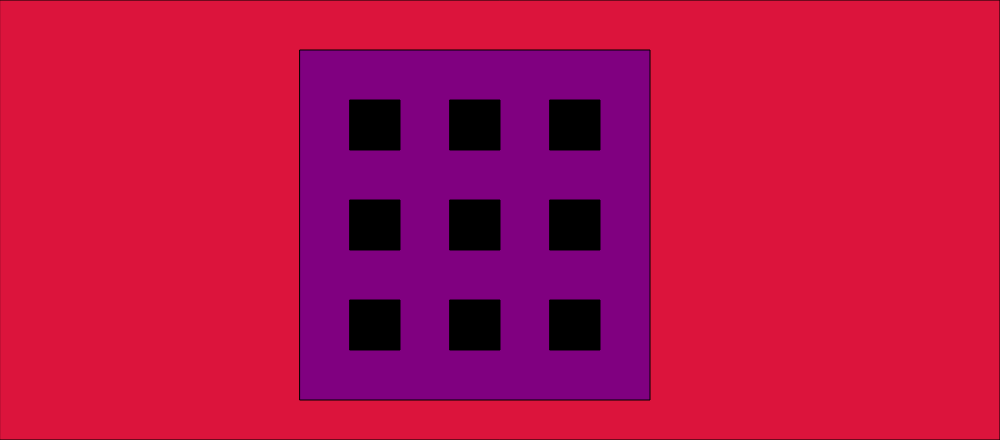
Frame 1 (no input)
Frame 60 (no input): identical to frame 1, image omitted
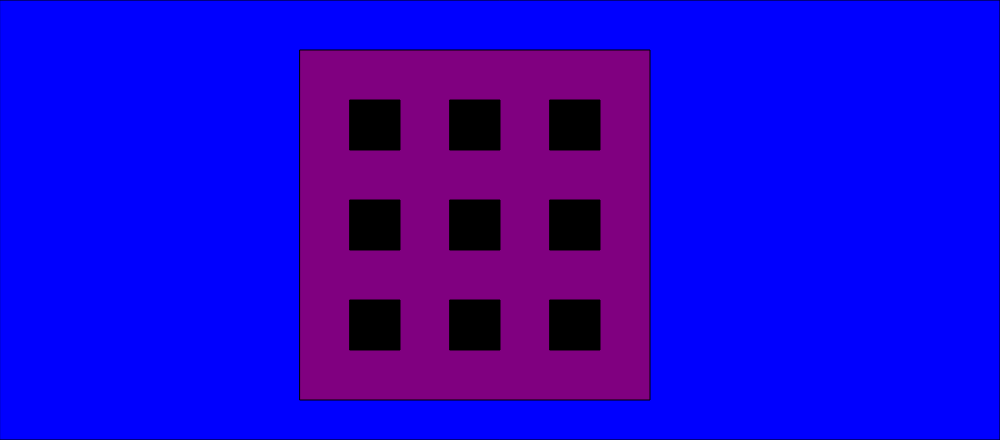
Frame 120 (the mouse pressed at the canvas centre since frame 60)

The p5.js sketch that drew these frames (run headless with seeded random() and noise() and a simulated clock; from frame 60 on, the mouse is pressed at the canvas centre):

// p5.js sketch
// ── sketch.js
// TIC TAC TOE

let playerTurn = 1;
let blueClick = false;
let redClick = false;

let cleurArray = ["black", "blue", "red"]; // FIRST ARRAY ATTEMPT
// PROMLEEM MET DE CODE BOVEN: IK WEET NIET HOE IK EEN ARRAY MOET GEBRUIKEN

// let testCellXPositie = 0;
// let testCellYPositie = 0;
// let testCellWidth = 50;
// let testCellHeight = 50;

let cellXpositie = 350;
let cellYpositie = 100;
let cellWidth = 50;
let cellHeight = 50;

let cell1 = 0; // TOP LEFT
let cell2 = 0; // TOP MIDDLE
let cell3 = 0; // TOP RIGHT
let cell4 = 0; // MIDDLE LEFT
let cell5 = 0; // MIDDLE MIDDLE
let cell6 = 0; // MIDDLE RIGHT
let cell7 = 0; // BOTTOM LEFT
let cell8 = 0; // BOTTOM MIDDLE
let cell9 = 0; // BOTTOM RIGHT

let cellArray = [cell1, cell2, cell3, cell4, cell5, cell6, cell7, cell8, cell9];

// let newGamePlus = 0;

// let winCondition = false;
// let drawCondition = false;

function setup() {
  createCanvas(1000, 440);
}

function draw() {
  // BACKROUND
  background("gray");

  push();
  fill("purple");
  rect(300, 50, 350, 350);
  pop();

  push();
  if (playerTurn === 1) {
    fill("crimson");
    rect(0, 0, 1000, 440);
    push();
    fill("purple");
    rect(300, 50, 350, 350);
    pop();
  }

  if (playerTurn === 2) {
    fill("blue");
    rect(0, 0, 1000, 440);
    push();
    fill("purple");
    rect(300, 50, 350, 350);
    pop();
  }
  pop();

  // CELLS
  push();
  console.log(cleurArray[0]);
  // rect(cell1, cellXpositie, cellYpositie, cellWidth, cellHeight);
  // rect(cell2, cellXpositie + 100, cellYpositie, cellWidth, cellHeight);
  // rect(cell3, cellXpositie + 200, cellYpositie, cellWidth, cellHeight);
  // rect(cell4, cellXpositie, cellYpositie + 100, cellWidth, cellHeight);
  // rect(cell5, cellXpositie + 100, cellYpositie + 100, cellWidth, cellHeight);
  // rect(cell6, cellXpositie + 200, cellYpositie + 100, cellWidth, cellHeight);
  // rect(cell7, cellXpositie, cellYpositie + 200, cellWidth, cellHeight);
  // rect(cell8, cellXpositie + 100, cellYpositie + 200, cellWidth, cellHeight);
  // rect(cell9, cellXpositie + 200, cellYpositie + 200, cellWidth, cellHeight);

  fill(cleurArray[cell1]);
  rect(cellXpositie, cellYpositie, cellWidth, cellHeight);
  fill(cleurArray[cell2]);
  rect(cellXpositie + 100, cellYpositie, cellWidth, cellHeight);
  fill(cleurArray[cell3]);
  rect(cellXpositie + 200, cellYpositie, cellWidth, cellHeight);
  fill(cleurArray[cell4]);
  rect(cellXpositie, cellYpositie + 100, cellWidth, cellHeight);
  fill(cleurArray[cell5]);
  rect(cellXpositie + 100, cellYpositie + 100, cellWidth, cellHeight);
  fill(cleurArray[cell6]);
  rect(cellXpositie + 200, cellYpositie + 100, cellWidth, cellHeight);
  fill(cleurArray[cell7]);
  rect(cellXpositie, cellYpositie + 200, cellWidth, cellHeight);
  fill(cleurArray[cell8]);
  rect(cellXpositie + 100, cellYpositie + 200, cellWidth, cellHeight);
  fill(cleurArray[cell9]);
  rect(cellXpositie + 200, cellYpositie + 200, cellWidth, cellHeight);

  // rect(350, 100, 50, 50);
  // rect(450, 100, 50, 50);
  // rect(550, 100, 50, 50);
  // rect(350, 200, 50, 50);
  // rect(450, 200, 50, 50);
  // rect(550, 200, 50, 50);
  // rect(350, 300, 50, 50);
  // rect(450, 300, 50, 50);
  // rect(550, 300, 50, 50);
  pop();

  // TEST CELL
  // rect(testCellXPositie, testCellYPositie, testCellWidth, testCellHeight);

  // if  (
  //       mouseX > testCellXPositie && mouseX < testCellXPositie + testCellWidth &&
  //       mouseY > testCellYPositie && mouseY < testCellYPositie + testCellHeight
  // ) {
  //   fill("green");
  // } else {
  //   fill("gold");
  // }

  // TURN-BASED-SYSTEM

  // RED TURN (1)
  if (redClick === true) {
    // A SECOND CONDITION NEEDED TO MAKE THE COLOURING PERMANENT
    if (
      mouseX > cellXpositie &&
      mouseX < cellXpositie + cellWidth && // THIS IS JUST FOR CELL1 BTW...
      mouseY > cellYpositie &&
      mouseY < cellYpositie + cellHeight &&
      cell1 == 0 // THIS IS JUST FOR CELL 1 BTW...
    ) {
      console.log(cleurArray[2]);
      push();
      fill("red");
      rect(cellXpositie, cellYpositie, cellWidth, cellHeight);
      pop();
      cell1 = 2;
    }
  }
  // PROBLEMS WITH THE CODE ABOVE: 1 - COLOR CHANGE IS TEMPORARY 2 - COLOR CHANGE IS INCONSISTENT
  // 3 - COLOR CHANGE TRIGGERS EVEN IF I CLICK OUT OF BOUNDS
  // 4 - COLOR CHANGE STOPS IF I STOP HOVERING OVER THE CELL WITH MY CURSOR
  // 5 - I KNOW WHAT I AM DOING TO SOME DEGREE, BUT I DON'T HAVE THE WHY BEHIND IT, I THINK

  // BLUE TURN (1)

  if (blueClick === true) {
    // A SECOND CONDITION NEEDED TO MAKE THE COLOURING PERMANENT
    if (
      mouseX > cellXpositie &&
      mouseX < cellXpositie + cellWidth && // THIS IS JUST FOR CELL1 BTW...
      mouseY > cellYpositie &&
      mouseY < cellYpositie + cellHeight &&
      cell1 == 0 // THIS IS JUST FOR CELL 1 BTW...
    ) {
      console.log(cleurArray[1]);
      rect(cellXpositie, cellYpositie, cellWidth, cellHeight);
    }
  }

  // TURN LOOP (PART 1)
  if (playerTurn >= 3) {
    playerTurn = 1;
  }
}

// RED TURN (2)
function mousePressed() {
  if (playerTurn === 1) {
    redClick = true;
    blueClick = false;
    // console.log("red turn"+ playerTurn);
  }

  // BLUE TURN (2)
  if (playerTurn === 2) {
    blueClick = true;
    redClick = false;
    // console.log("blue turn"+ playerTurn);
  }

  // TURN LOOP (PART 2)
  if (mouseButton === LEFT) {
    playerTurn++;
    // console.log("clicked once");
    if (playerTurn >= 3) {
      playerTurn = 1;
    }
  }
}

// NG+
// if (newGamePlus button clicked === true) {
//   newGamePlus + 1;
//   if (newGamePlus >= 2) {
//     newGamePlus = 0;
//   }
// }
// if (newGamePlus === 1) {
//   restart the game
// }
